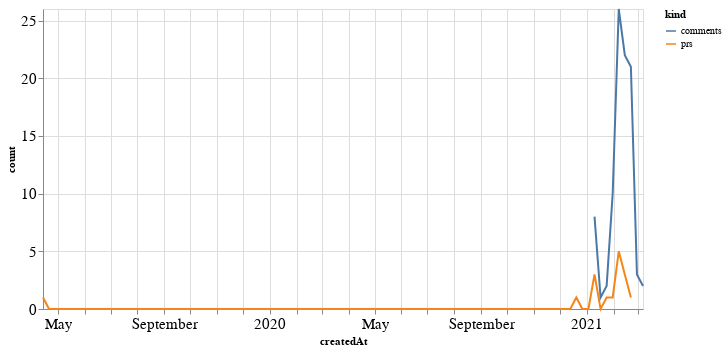

The notebook cell saved with this chart:
### Code cell
alt.Chart(total_time, width=600).mark_line().encode(
    x='createdAt',
    y='count',
    color='kind'
)

### Figure 1 — Vega-Lite specification as saved in the notebook (floating-point values rounded to 4 significant figures; data arrays with more than 128 entries replaced by an {"elided": "..."} marker saying what was removed)
{"config": {"axisLeft": {"labelFontSize": 15}, "axisBottom": {"labelFontSize": 15}}, "data": {"name": "data-3095302b4d7a2d17e9f950ff65c8193e"}, "mark": "line", "encoding": {"color": {"type": "nominal", "field": "kind"}, "x": {"type": "temporal", "field": "createdAt"}, "y": {"type": "quantitative", "field": "count"}}, "width": 600, "$schema": "https://vega.github.io/schema/vega-lite/v4.8.1.json", "datasets": {"data-3095302b4d7a2d17e9f950ff65c8193e": {"elided": "200 records"}}}
